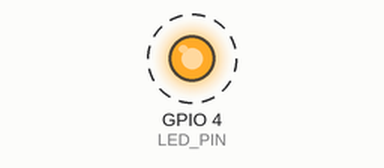
A sketch run on a simulated ESP32. Shown: output pins drawn as LEDs (lit = HIGH). Dashed ring = blinking.

Above: at 0.12 s.
Timing chart, 0 to 3.0 s (numbered marks = the images above):
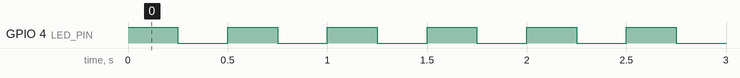

Measured:
- by itself, GPIO 4 (LED_PIN): alternates HIGH for 0.25 s and LOW for 0.25 s

The sketch:

hello_04_resistor_led.ino
```cpp
// Program 4: External LED through a current-limiting resistor
// Breadboard wiring:
//   GPIO4 -> 220ohm resistor -> LED anode (long leg)
//   LED cathode (short leg) -> GND
//
// Why 220ohm: resistor = (supply_voltage - LED_forward_voltage) / desired_current
//             (3.3V - ~2.0V) / 0.01A (10mA) = ~130ohm minimum; 220ohm is a safe
//             common value that keeps most LEDs comfortably lit without overdriving them.

#define LED_PIN 4
#define PAUSE 250  // delay in ms

void setup() {
  pinMode(LED_PIN, OUTPUT);
}

void loop() {
  digitalWrite(LED_PIN, HIGH);
  delay(PAUSE);
  digitalWrite(LED_PIN, LOW);
  delay(PAUSE);
}
```
